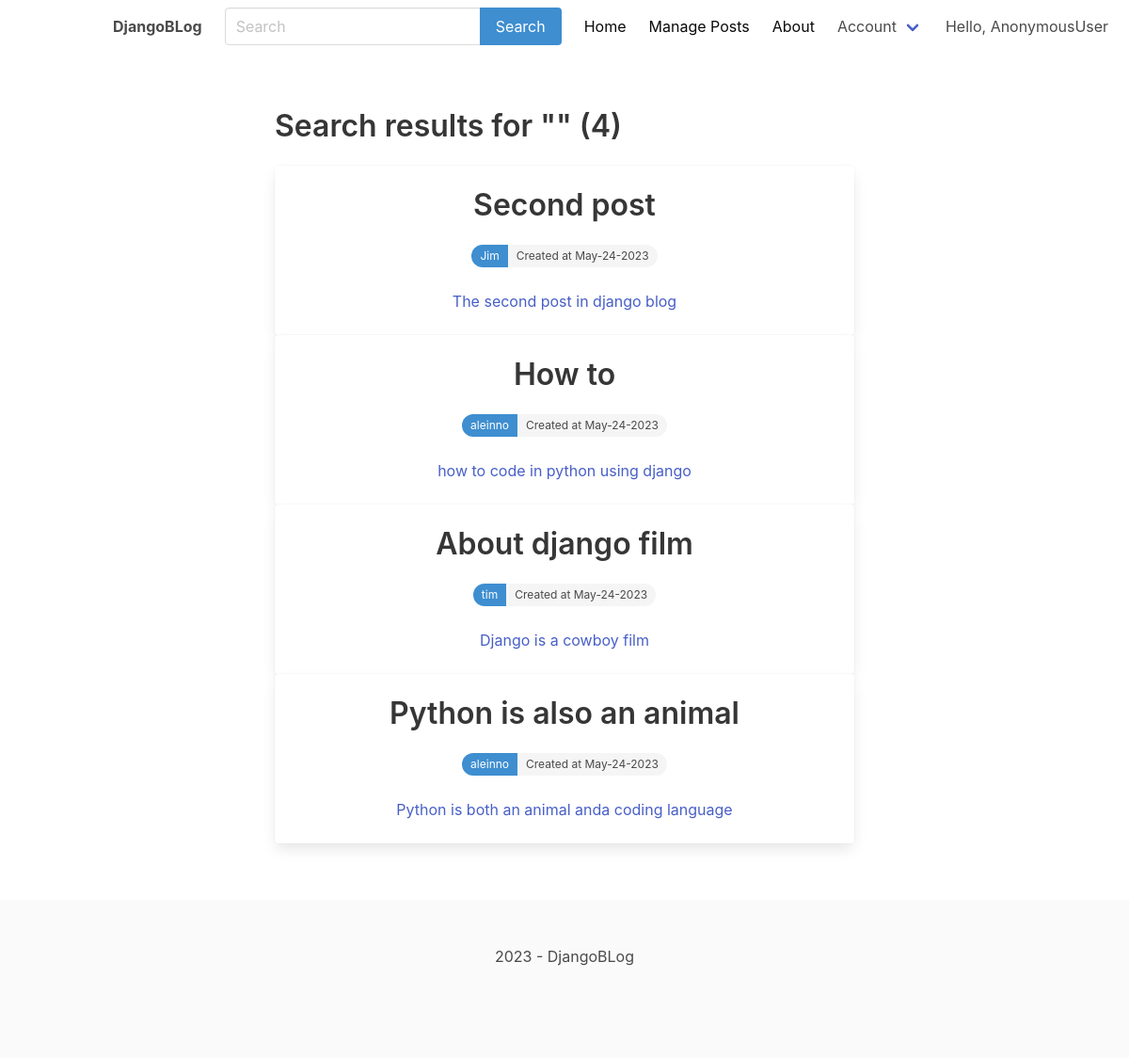
The app's page /search/, older data.
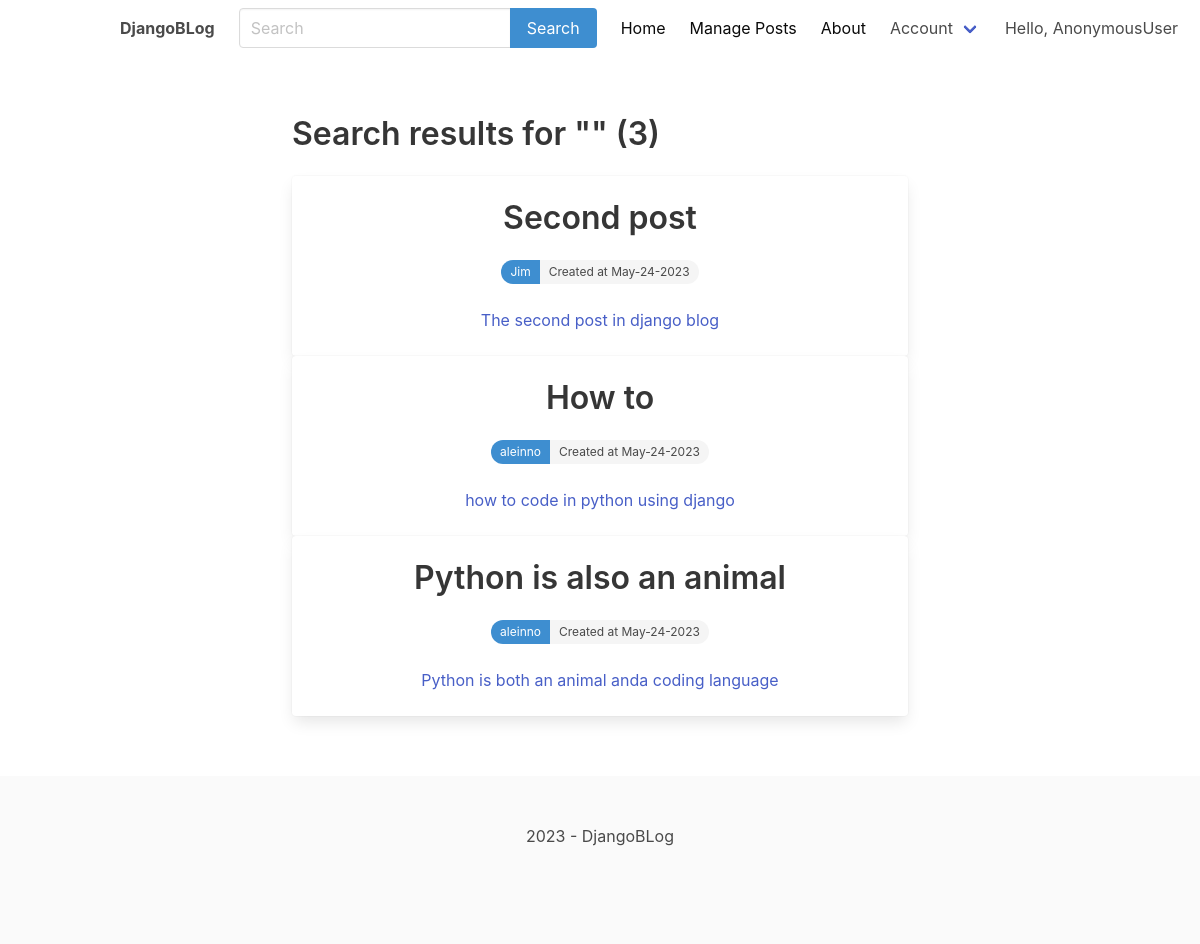
The same page, newer data.
### blog/models.py (models this page shows, shortened)
class Post(models.Model):
    ACTIVE = 'active'
    DRAFT = 'draft'
    CHOICES_STATUS = (
        (ACTIVE, 'Active'),
        (DRAFT, 'Draft'),
    )
    author = models.ForeignKey('auth.User', on_delete=models.CASCADE, related_name='posts', null=True)
    category = models.ForeignKey(Category, on_delete=models.CASCADE, related_name='posts', null=True)
    title = models.CharField(max_length=200)
    intro = models.CharField(max_length=200)
    slug = models.SlugField(max_length=200, unique=True)
    body = models.TextField(max_length=800)
    updated = models.DateTimeField(auto_now=True)
    created = models.DateTimeField(auto_now_add=True)
    status = models.CharField(max_length=10, choices=CHOICES_STATUS, default=DRAFT)
    class Meta:
        ordering = ['-updated', '-created']

### blog/views.py (the view)
# urls.py: path('search/', views.search, name='search'),
def search(request):
    query = request.GET.get('query', '')
    posts = Post.objects.filter(status=Post.ACTIVE).filter(
        Q(title__icontains=query) | Q(body__icontains=query) | Q(intro__icontains=query))
    return render(request, 'blog/search.html', {'posts': posts, 'query': query})

### blog/templates/blog/search.html (shortened to what this page needs)
{% extends 'main.html' %}
{% block content %}
    <div class="container">
        <section class="articles">
            <div class="column is-8 is-offset-2">
                <h1 class="title">
                    Search results for "{{ query }}" ({{ posts|length }})
                </h1>
                {% for post in posts %}
                    <div class="card article">
                        <div class="card-content">
                            <a href="{% url 'post_detail' post.category.slug  post.slug %}">
                                <div class="media">
                                    <div class="media-content has-text-centered">
                                        <p class="title article-title">{{ post.title }}</p>
                                        <div class="tags has-addons level-item">
                                            <span class="tag is-rounded is-info">{{ post.author }}</span>
                                            <span class="tag is-rounded">Created at {{ post.created|date:'M-d-Y' }}</span>
                                        </div>
                                    </div>
                                </div>
                                <div class="content has-text-centered article-intro">
                                    {{ post.intro }}
                                </div>
                            </a>
                        </div>
                    </div>
                {% empty %}
                    <div class="content">
                        <p>No result for the given query...</p>
                    </div>
                {% endfor %}
            </div>
        </section>
    </div>
{% endblock %}

Row changes from the older to the newer data that the page shows:
removed Post: title "About django film", author "tim", created "May-24-2023", intro "Django is a cowboy film"
Text that changed along with them:
{{ posts|length }}: "4" → "3"
